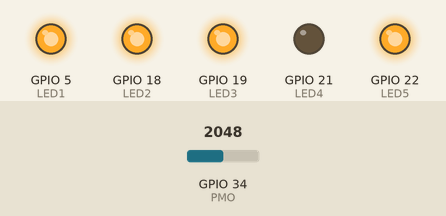
The sketch below on a simulated ESP32. Shown: output pins drawn as LEDs (lit = HIGH). Inputs (shaded band) come from the test bench; at power-on: GPIO 34 (PMO) = 2048. What the sketch prints to the serial monitor is not drawn.

Above: at 1.2 s.
1.3 s: GPIO 34 (PMO) set to 2276
2.8 s: GPIO 34 (PMO) set to 2397
At 3.6 s:
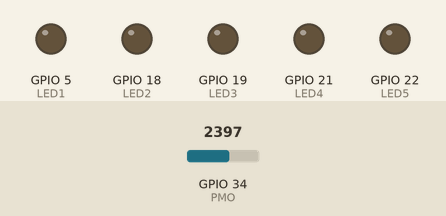
4.3 s: GPIO 34 (PMO) set to 1228
At 5.1 s:
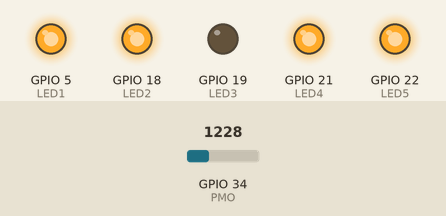
6.3 s: GPIO 34 (PMO) set to 1145
At 7.3 s:
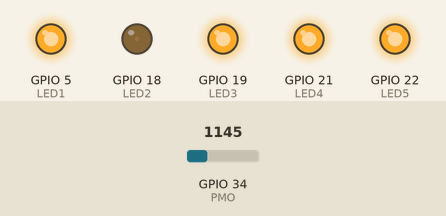
7.8 s: GPIO 34 (PMO) set to 621
9.3 s: GPIO 34 (PMO) set to 522
At 10.8 s:
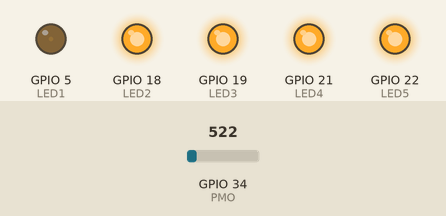
Timing chart, 0 to 11.8 s (numbered marks = the images above; inputs shaded):
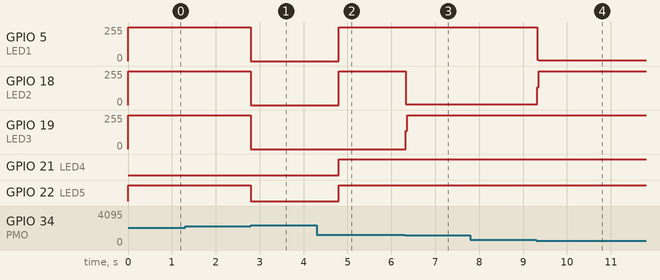

Measured:
- the behaviour switches between 2340 and 2341 on GPIO 34 (PMO) (found by bisection; images 0 and 1)
- the behaviour switches between 1171 and 1170 on GPIO 34 (PMO) (found by bisection; images 2 and 3)
- the behaviour switches between 586 and 585 on GPIO 34 (PMO) (found by bisection; images 3 and 4)
- after the input at 2.8 s, GPIO 5 (LED1), GPIO 18 (LED2), GPIO 19 (LED3): 255/255 → 0/255 at once; GPIO 22 (LED5): HIGH → LOW at once
- after the input at 4.3 s, GPIO 5 (LED1), GPIO 18 (LED2): 0/255 → 255/255 after 0.50 s; GPIO 21 (LED4), GPIO 22 (LED5): LOW → HIGH after 0.50 s
- after the input at 6.3 s, GPIO 18 (LED2): 255/255 → 7/255 at once; GPIO 19 (LED3): 0/255 → 255/255 at once
- after the input at 9.3 s, GPIO 5 (LED1): 255/255 → 4/255 at once; GPIO 18 (LED2): 7/255 → 255/255 at once

The sketch:

practica5.ino
```cpp
int LED1 = 5;
int LED2 = 18;
int LED3 = 19;
int LED4 = 21;
int LED5 = 22;
//int LED6 = 14;
//int LED7 = 13;

int PMO = 34;
int potVal = 0;

int intervalo = 585;

void setup() {
  pinMode(LED1, OUTPUT);
  pinMode(LED2, OUTPUT);
  pinMode(LED3, OUTPUT);
  pinMode(LED4, OUTPUT);
  pinMode(LED5, OUTPUT);


  pinMode(PMO, INPUT);
  Serial.begin(115200);
}

void loop() {
  potVal = analogRead(PMO);

  digitalWrite(LED1, HIGH);
  digitalWrite(LED2, HIGH);
  digitalWrite(LED3, HIGH);
  digitalWrite(LED4, HIGH);
  digitalWrite(LED5, HIGH);


  if (potVal != 0) {
     if (potVal <= intervalo) {
      digitalWrite(LED1, LOW);
    } else if (potVal <= intervalo *2) {
      digitalWrite(LED2, LOW);
    } else if (potVal <= intervalo *3) {
      digitalWrite(LED3, LOW);
    } else if (potVal <= intervalo *4) {
      digitalWrite(LED4, LOW);
    } else if (potVal <= intervalo *5) {
      digitalWrite(LED5, LOW);
      digitalWrite(LED1, LOW);
      digitalWrite(LED2, LOW);
      digitalWrite(LED3, LOW);
      digitalWrite(LED4, LOW);
      digitalWrite(LED5, LOW);

      delay(1000);
    }
  }

  Serial.println(potVal);
}
```
